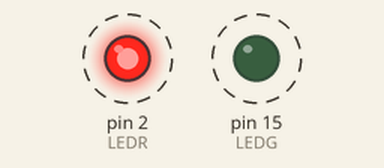
Simulated run of this sketch. Board: Arduino Uno, built with avr-gcc and run on an emulated ATmega328P. Shown: output pins drawn as LEDs (lit = HIGH). Dashed ring = blinking.

Above: at 0.2 s.
Timing chart, 0 to 3.0 s (numbered marks = the images above):
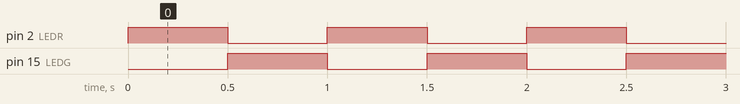

The sketch:

LEDRG.ino
```cpp
#define LEDR  2
#define LEDG  15

void setup()
{ pinMode(LEDR,OUTPUT);
  pinMode(LEDG,OUTPUT);
}
void loop()
{ digitalWrite(LEDR,HIGH);
  digitalWrite(LEDG,LOW);
  delay(500);
  digitalWrite(LEDR,LOW);
  digitalWrite(LEDG,HIGH);
  delay(500);
}
```

Measured:
- by itself, pin 2 (LEDR), pin 15 (LEDG): alternates HIGH for 0.50 s and LOW for 0.50 s
